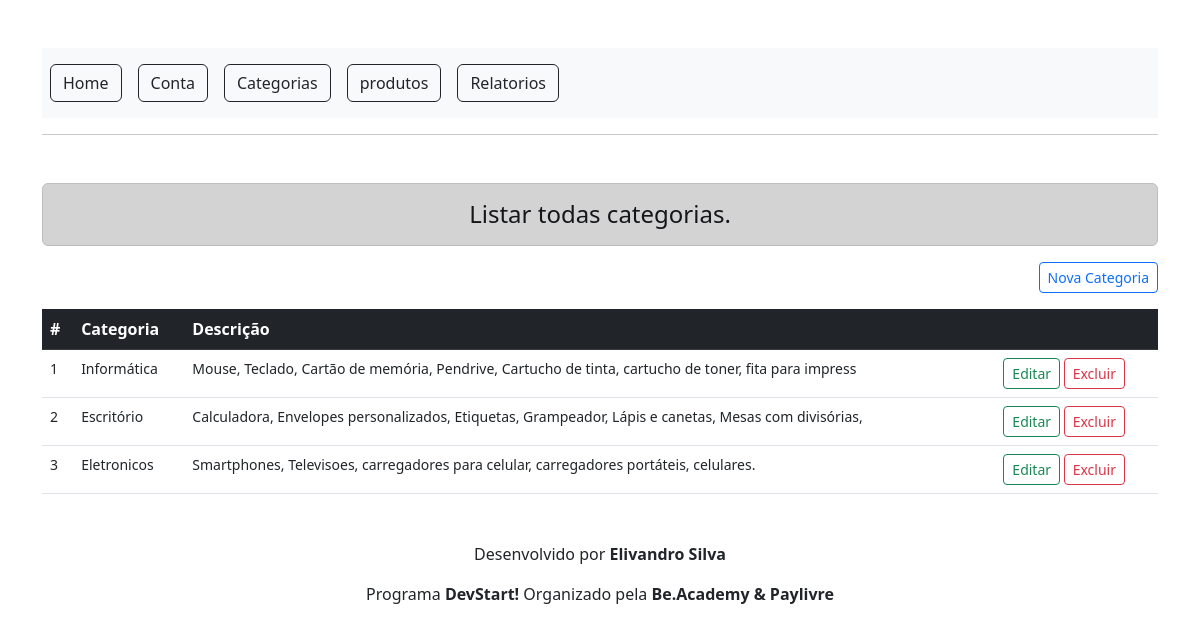
Screenshot of /categorias/listar with the database file from the repository.
### tables this page shows
CREATE TABLE tb_category(
    id INT(11) NOT NULL PRIMARY KEY AUTO_INCREMENT,
    name VARCHAR(30) NOT NULL,
    description VARCHAR(100) NOT NULL
);

### src/controller/AbstractController.php (called while the page is built, shortened)
<?php
    abstract class AbstractController
    {
        public function render(string $viewName, $data = null): void
        {
            include dirname(__DIR__)."/View/assets/header.php";
            include dirname(__DIR__)."/View/{$viewName}.php";
            include dirname(__DIR__)."/View/assets/footer.php";
        }
    }

### src/controller/CategoryController.php (called while the page is built, shortened)
<?php
    class CategoryController extends AbstractController
    {
        public function listAction(): void
        {
            $conn = Database::getDBConnection();
            $result = $conn->prepare("SELECT * FROM tb_category;");
            $result->execute();
            parent::render("category/list", $result);
        }
    }

### public/index.php (called while the page is built, shortened)
<?php
    $url = explode("?", $_SERVER["REQUEST_URI"])[0];
    $routes = include "../config/routes.php";
    $methodName = $routes[$url]["method"];
    (new $controllerName())->$methodName();

### src/View/category/list.php (the view)
<table class="table table-hover table-stripped">
    <h4 class="alert alert-dark text-center mt-5">Listar todas categorias.</h4>
    <div class="mb-3 text-end">
        <a href="/categorias/novo" class="btn btn-outline-primary btn-sm">Nova Categoria</a>
    </div>
    <thead class="table-dark">
        <tr>
            <th>#</th>
            <th>Categoria</th>
            <th colspan="2">Descrição</th>
        </tr>
    </thead>
    <tbody>
        <?php
            while($category = $data->fetch(\PDO::FETCH_ASSOC)){
                extract($category);
                echo "<tr>
                        <td>{$id}</td>
                        <td>{$name}</td>
                        <td>{$description}</td>
                        <td>
                            <a href='/categorias/editar?id={$id}' class='btn btn-outline-success btn-sm'>Editar</a>
                            <a href='/categorias/remover?id={$id}' class='btn btn-outline-danger btn-sm'>Excluir</a>
                        </td>
                    </tr>";
            }
        ?>
    </tbody>
</table>

### src/View/assets/header.php (shortened to what this page needs)
<!DOCTYPE html>
<html lang="pt-BR">
    <head>
        <link href="../../assets/css/style.css" rel="stylesheet"/>
        <link href="https://cdn.jsdelivr.net/npm/bootstrap@5.2.0-beta1/dist/css/bootstrap.min.css" rel="stylesheet">
    </head>
<body class="container">
    <nav class="navbar navbar-expand-lg navbar-light bg-light mt-5">
        <div class="collapse navbar-collapse" id="navbarNav">
            <ul class="navbar-nav">
                <li class="nav-item p-2">
                    <a href="/" class="btn btn-outline-dark">Home</a>
                </li>
                <li class="nav-item p-2">
                    <a href="/login" class="btn btn-outline-dark">Conta</a>
                </li>
                <li class="nav-item p-2">
                    <a href="/categorias/listar" class="btn btn-outline-dark">Categorias</a>
                </li>
                <li class="nav-item p-2">
                    <a href="/produtos/listar" class="btn btn-outline-dark">produtos</a>
                </li>
                <li class="nav-item p-2">
                    <a href="/relatorio" class="btn btn-outline-dark">Relatorios</a>
                </li>
            </ul>
        </div>
    </nav>
    <hr/>

### src/View/assets/footer.php
<footer class="container mt-5">
    <div class="text-center">
        <p>Desenvolvido por <strong>Elivandro Silva</strong></p>
        <p>Programa <strong>DevStart!</strong> Organizado pela <strong>Be.Academy & Paylivre</strong></p>
    </div>
</footer>
</body>
</html>

### public/assets/css/style.css (style rules this page uses)
tr td { font-size: 14px; }

### rows the page displays
tb_category: id "1", name "Informática", description "Mouse, Teclado, Cartão de memória, Pendrive, Cartucho de tinta, cartucho de toner, fita para impress"
tb_category: id "2", name "Escritório", description "Calculadora, Envelopes personalizados, Etiquetas, Grampeador, Lápis e canetas, Mesas com divisórias,"
tb_category: id "3", name "Eletronicos", description "Smartphones, Televisoes, carregadores para celular, carregadores portáteis, celulares."
